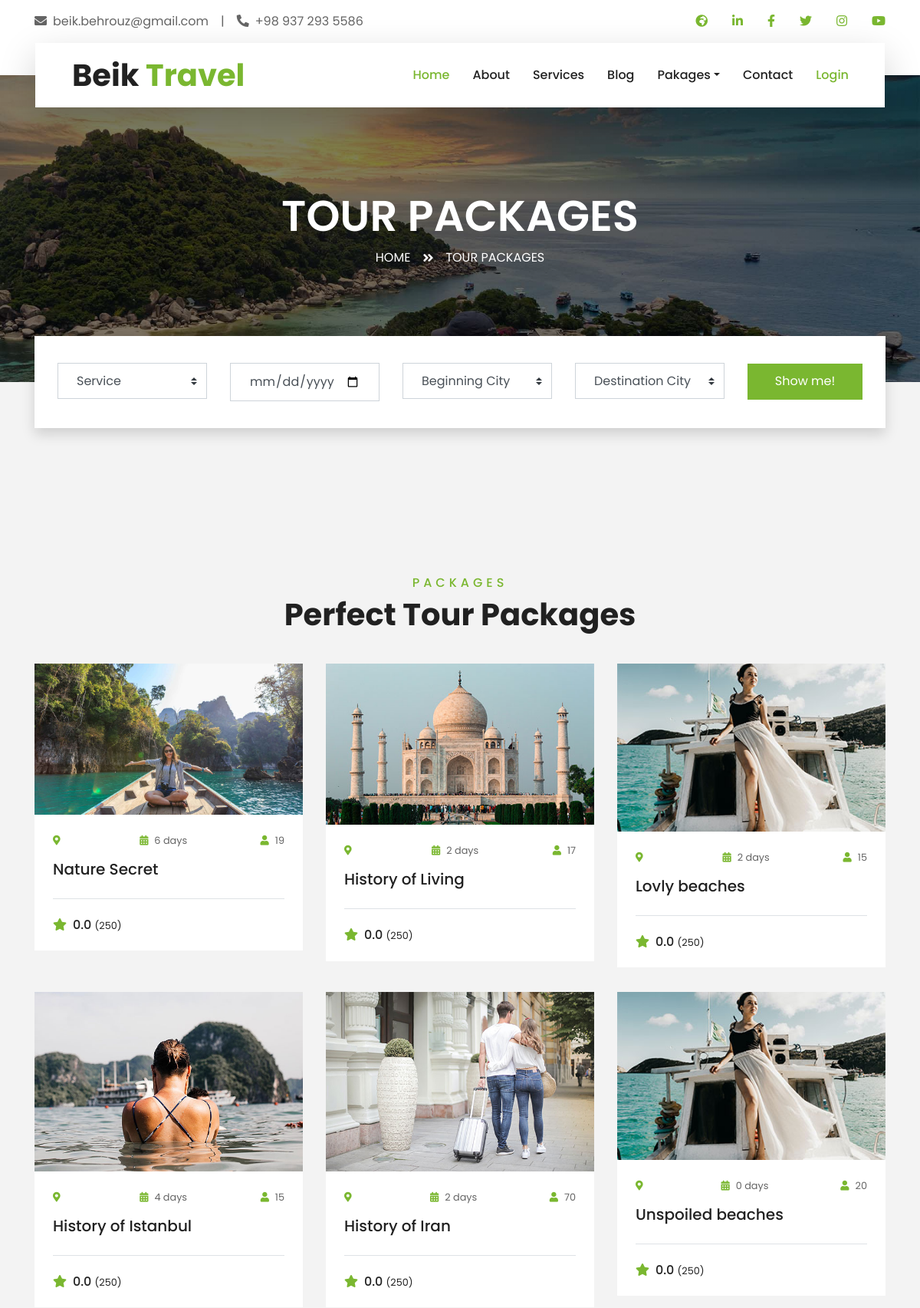
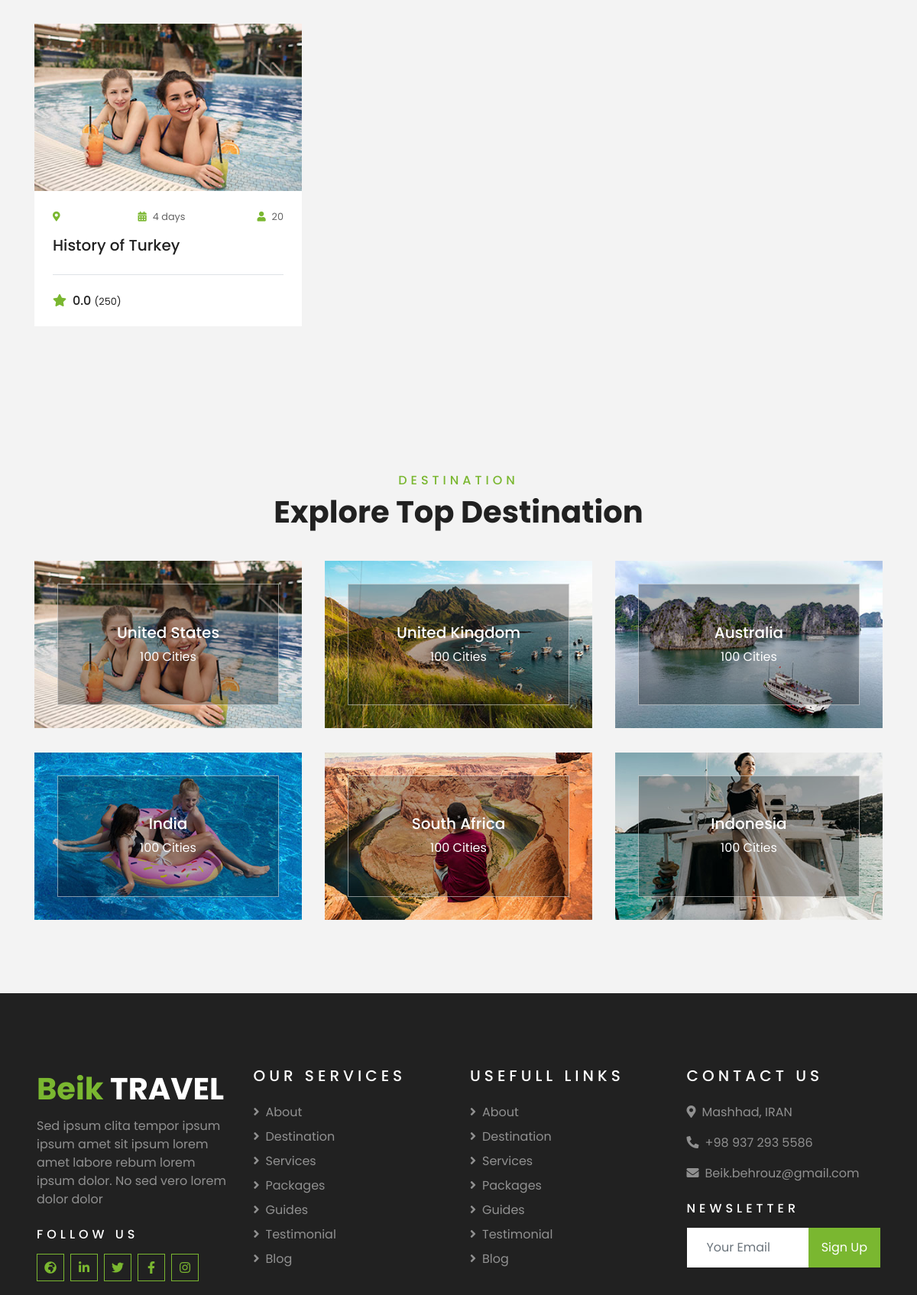
The page /Package/ (upper part) on the database its author committed (2 pictures, top to bottom).
### Home/models.py (models this page shows, shortened)
class Tour (models.Model):
    name = models.CharField ( max_length=50 )
    transportGo = models.ForeignKey ( Transport,on_delete=models.CASCADE,related_name='tr_go' )
    transportBack = models.ForeignKey ( Transport,on_delete=models.CASCADE,related_name='tr_ba' )
    hotel = models.ForeignKey ( Room,on_delete=models.CASCADE )
    image = models.ImageField (upload_to='Tour', blank=True, null=True)
    userscore = models.FloatField(default=0)
    description = models.TextField ( blank=True,null=True, )
    price = MoneyField(max_digits=14, decimal_places=2, default_currency='IRR')
    discount = models.fields.PositiveIntegerField ( blank=True,null=True )
    buyscore = models.PositiveIntegerField ( blank=True,null=True )
    extradition = models.ManyToManyField( Extradition,related_name='to_exno' )
    capacity = models.PositiveBigIntegerField(blank=True,null=True)
    home_page_display = models.BooleanField(default=False)
    short_description = models.CharField(max_length=50, blank=True, null=True)
    def tour_duration(self):
        timediff = self.transportBack.recivetime - self.transportGo.starttime
        return timediff.days

class Transport (models.Model):
    GSTAR=(
        (1,'1'),
        (2,'2'),
        (3,'3'),
        (4,'4'),
        (5,'5'),
        (6,'6'),
        (7,'7'),
    )
    transportCode = models.CharField ( max_length=15 )
    company = models.ForeignKey ( TransportCo,on_delete=models.CASCADE )
    starttime = models.DateTimeField (  )
    recivetime = models.DateTimeField (  )
    beginning = models.ForeignKey ( Terminal,on_delete=models.CASCADE,related_name='beginning' )
    distination = models.ForeignKey ( Terminal,on_delete=models.CASCADE,related_name='distinaton' )
    adultprice = models.PositiveIntegerField ( blank=True,null=True )
    childprice = models.PositiveIntegerField ( blank=True,null=True )
    babyprice = models.PositiveIntegerField ( blank=True,null=True )
    graid_star=models.PositiveIntegerField(choices=GSTAR, default=0, blank=True,null=True)
    discount = models.fields.PositiveIntegerField ( blank=True,null=True )
    userscore = models.PositiveIntegerField ( blank=True,null=True )
    buyscore = models.PositiveIntegerField ( blank=True,null=True )
    extradition = models.ManyToManyField( Extradition,related_name='tr_exno' )
    capacity = models.PositiveBigIntegerField(blank=True,null=True)

### Home/views.py (the view)
# urls.py: path('Package/', views.package, name='package'),
def package(request):
    tour = Tour.objects.all().order_by('-id')
    context = {
        'SignIn': 'Sign In',
        'SignOut': 'SignOut',
        'SignUp': 'SignUp',
        'Search': 'Search',
        'Services': 'Services',
        'Menu': 'Menu',
        'tour':tour,
    }
    return (render(request,'Home/package.html', context))

### Home/templates/Home/package.html (shortened to what this page needs)
{% extends "_base.html" %}
{% load static %}
{% load djmoney %}
{% block static%}
    <link href="{% static 'lib/owlcarousel/assets/owl.carousel.min.css' %}" rel="stylesheet">
    <link href="{% static 'lib/tempusdominus/css/tempusdominus-bootstrap-4.min.css' %}" rel="stylesheet" />
    <link href="{% static 'css/style.css' %}" rel="stylesheet">
{%endblock%}
{% block body %}
    <div class="container-fluid page-header">
        <div class="container">
            <div class="d-flex flex-column align-items-center justify-content-center" style="min-height: 400px">
                <h3 class="display-4 text-white text-uppercase">Tour Packages</h3>
                <div class="d-inline-flex text-white">
                    <p class="m-0 text-uppercase"><a class="text-white" href="{% url 'Home:index' %}">Home</a></p>
                    <i class="fa fa-angle-double-right pt-1 px-3"></i>
                    <p class="m-0 text-uppercase">Tour Packages</p>
                </div>
            </div>
        </div>
    </div>
    {% include 'Booking.html' %}
    <div class="container-fluid py-5">
        <div class="container pt-5 pb-3">
            <div class="text-center mb-3 pb-3">
                <h6 class="text-primary text-uppercase" style="letter-spacing: 5px;">Packages</h6>
                <h1>Perfect Tour Packages</h1>
            </div>
            <div class="row">
                {% for t in tour %}
                <div class="col-lg-4 col-md-6 mb-4">
                    <div class="package-item bg-white mb-2">
                        <img class="img-fluid" src="{{ t.image.url }}" alt="{{ t.name }}">
                        <div class="p-4">
                            <div class="d-flex justify-content-between mb-3">
                                <small class="m-0"><i class="fa fa-map-marker-alt text-primary mr-2"></i>{{ t.transportGo.distinaton.city.city }}</small>
                                <small class="m-0"><i class="fa fa-calendar-alt text-primary mr-2"></i>{{ t.tour_duration }} days</small>
                                <small class="m-0"><i class="fa fa-user text-primary mr-2"></i>{{ t.capacity }}</small>
                            </div>
                            <a class="h5 text-decoration-none" href="">{{ t.short_description }}</a>
                            <div class="border-top mt-4 pt-4">
                                <div class="d-flex justify-content-between">
                                    <h6 class="m-0"><i class="fa fa-star text-primary mr-2"></i>{{ t.userscore }} <small>(250)</small></h6>
                                </div>
                            </div>
                        </div>
                    </div>
                </div>
                {% endfor %}
                </div>
            </div>
        </div>
    <div class="container-fluid py-5">
        <div class="container pt-5 pb-3">
            <div class="text-center mb-3 pb-3">
                <h6 class="text-primary text-uppercase" style="letter-spacing: 5px;">Destination</h6>
                <h1>Explore Top Destination</h1>
            </div>
            <div class="row">
                <div class="col-lg-4 col-md-6 mb-4">
                    <div class="destination-item position-relative overflow-hidden mb-2">
                        <img class="img-fluid" src="{% static 'img/destination-1.jpg' %}" alt="">
                        <a class="destination-overlay text-white text-decoration-none" href="">
                            <h5 class="text-white">United States</h5>
                            <span>100 Cities</span>
                        </a>
                    </div>
                </div>
                <div class="col-lg-4 col-md-6 mb-4">
                    <div class="destination-item position-relative overflow-hidden mb-2">
                        <img class="img-fluid" src="{% static 'img/destination-2.jpg' %}" alt="">
                        <a class="destination-overlay text-white text-decoration-none" href="">
                            <h5 class="text-white">United Kingdom</h5>
                            <span>100 Cities</span>
                        </a>
                    </div>
                </div>
                <div class="col-lg-4 col-md-6 mb-4">
                    <div class="destination-item position-relative overflow-hidden mb-2">
                        <img class="img-fluid" src="{% static 'img/destination-3.jpg' %}" alt="">
                        <a class="destination-overlay text-white text-decoration-none" href="">
                            <h5 class="text-white">Australia</h5>
                            <span>100 Cities</span>
                        </a>
                    </div>
                </div>
                <div class="col-lg-4 col-md-6 mb-4">
                    <div class="destination-item position-relative overflow-hidden mb-2">
                        <img class="img-fluid" src="{% static 'img/destination-4.jpg' %}" alt="">
                        <a class="destination-overlay text-white text-decoration-none" href="">
                            <h5 class="text-white">India</h5>
                            <span>100 Cities</span>
                        </a>
                    </div>
                </div>
                <div class="col-lg-4 col-md-6 mb-4">
                    <div class="destination-item position-relative overflow-hidden mb-2">
                        <img class="img-fluid" src="{% static 'img/destination-5.jpg' %}" alt="">
                        <a class="destination-overlay text-white text-decoration-none" href="">
                            <h5 class="text-white">South Africa</h5>
                            <span>100 Cities</span>
                        </a>
                    </div>
                </div>
                <div class="col-lg-4 col-md-6 mb-4">
                    <div class="destination-item position-relative overflow-hidden mb-2">
                        <img class="img-fluid" src="{% static 'img/destination-6.jpg' %}" alt="">
                        <a class="destination-overlay text-white text-decoration-none" href="">
                            <h5 class="text-white">Indonesia</h5>
                            <span>100 Cities</span>
                        </a>
                    </div>
                </div>
            </div>
        </div>
    </div>
{% endblock %}

### rows shown on the page
Tour: image (picture), tour_duration "6", capacity "19", short_description "Nature Secret", userscore "0.0"
Tour: image (picture), tour_duration "2", capacity "17", short_description "History of Living", userscore "0.0"
Tour: image (picture), tour_duration "2", capacity "15", short_description "Lovly beaches", userscore "0.0"
Tour: image (picture), tour_duration "4", capacity "15", short_description "History of Istanbul", userscore "0.0"
Tour: image (picture), tour_duration "2", capacity "70", short_description "History of Iran", userscore "0.0"
Tour: image (picture), tour_duration "0", capacity "20", short_description "Unspoiled beaches", userscore "0.0"
Tour: image (picture), tour_duration "4", capacity "20", short_description "History of Turkey", userscore "0.0"
